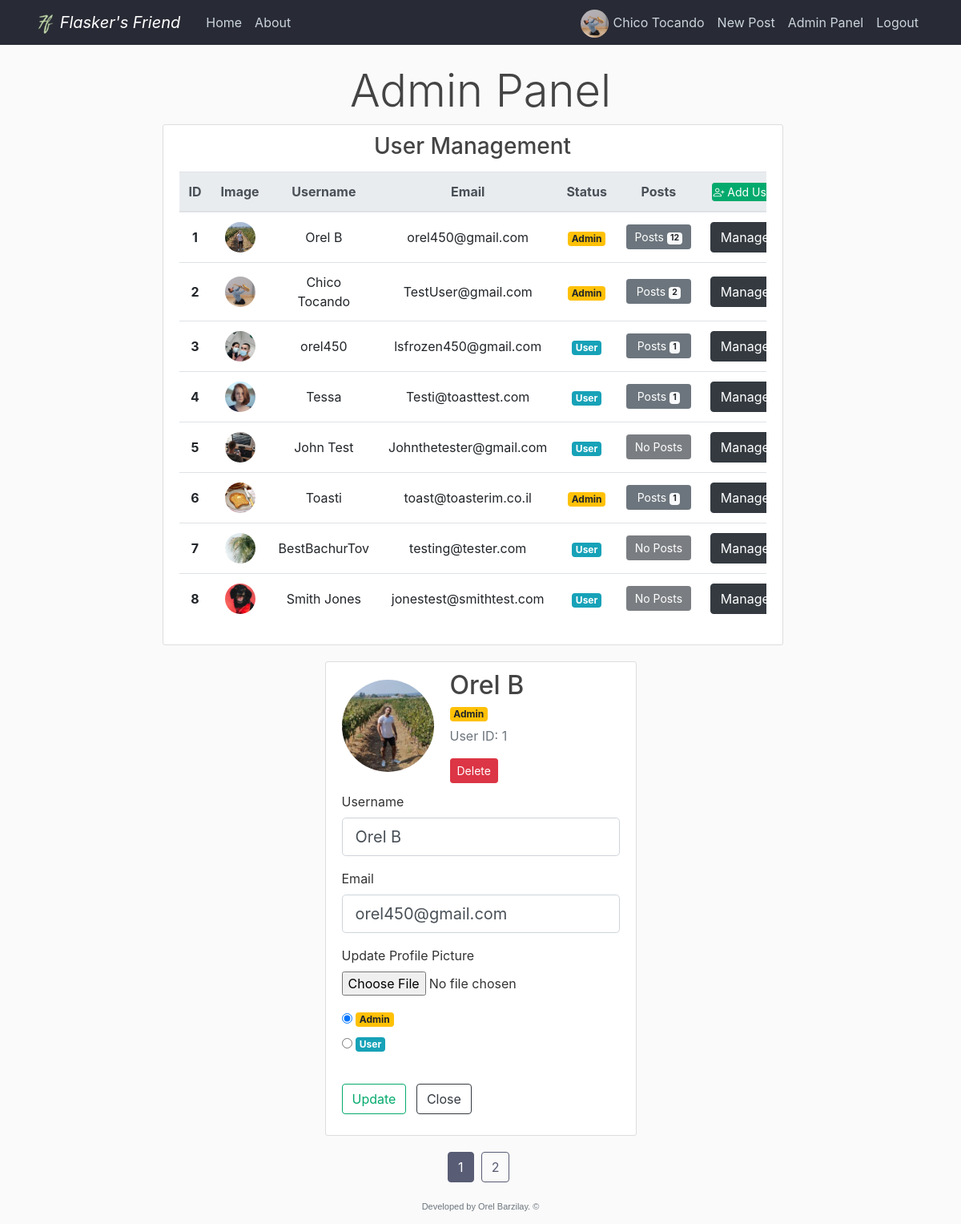
The app's page /panel/manage_user/1 (signed in), older data.
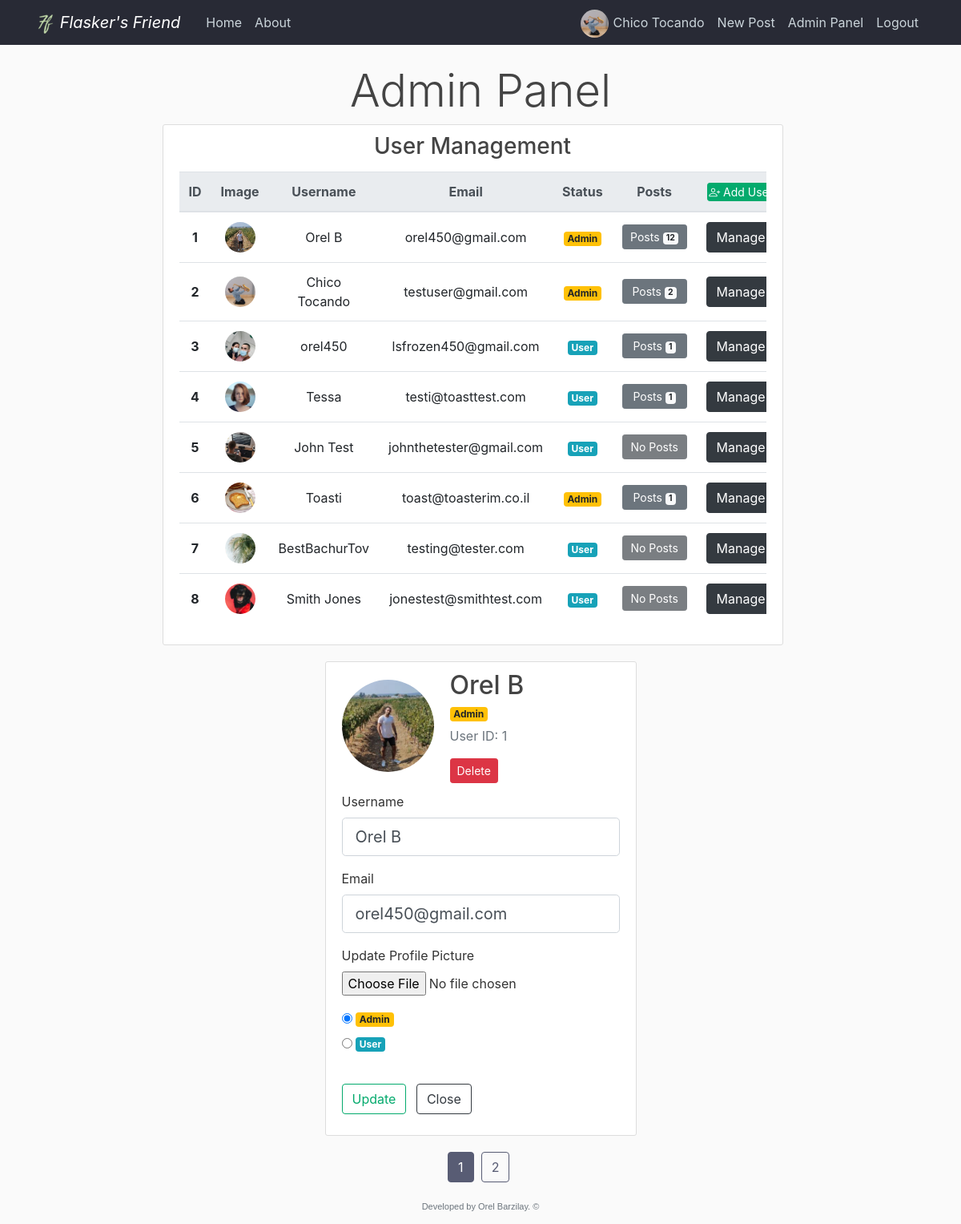
The same page, newer data.
### flaskblog/models.py (models this page shows, shortened)
class User(db.Model, UserMixin):
    id = db.Column(db.Integer, primary_key=True)
    username = db.Column(db.String(20), unique=True, nullable=False)
    email = db.Column(db.String(120), unique=True, nullable=False)
    image_file = db.Column(db.String(20), nullable=False, default='default.jpg')
    password = db.Column(db.String(60), nullable=False)
    admin = db.Column(db.Integer, nullable=False, default=0)  # Self Added
    posts = db.relationship('Post', backref='author', lazy=True)  # Here we refer the post class
    liked = db.relationship('PostLike', foreign_keys='PostLike.user_id', backref='user', lazy='dynamic')
    disliked = db.relationship('PostDislike', foreign_keys='PostDislike.user_id', backref='user', lazy='dynamic')
    saved = db.relationship('PostSave', foreign_keys='PostSave.user_id', backref='user', lazy='dynamic')

### flaskblog/admin/routes.py (the view)
@admin.route("/panel/manage_user/<int:user_id>", methods=['GET', 'POST'])
@admin_auth
def manage_user(user_id):
    page = request.args.get('page', 1, type=int)
    user = User.query.get_or_404(user_id)
    form = ManageUserForm(user)
    users = User.query.filter_by(id=User.id).paginate(page=page, per_page=users_per_page)
    if form.validate_on_submit():
        if form.picture.data:
            picture_file = save_user_picture(user, form.picture.data)
            user.image_file = picture_file
        user.username = form.username.data
        user.email = form.email.data.lower()
        if form.admin.data == 'Admin':
            user.admin = True
        elif form.admin.data == 'User' and user != current_user:
            if user.id != 1:
                user.admin = False
            else:
                flash("You cannot change the founder's status!", 'danger')
                return redirect(url_for('admin.admin_panel', page=page))
        else:
            flash('You cannot change your own status!', 'danger')
            return redirect(url_for('admin.admin_panel', page=page))
        db.session.commit()
        flash('This account has been updated!', 'success')
        return redirect(url_for('admin.admin_panel', page=page))
    elif request.method == 'GET':
        form.username.data = user.username
        form.email.data = user.email
        if user.admin:
            form.admin.data = 'Admin'
        else:
            form.admin.data = 'User'
    image_file = url_for('static', filename=f'profile_pics/{user.image_file}')
    return render_template('admin/manage_user.html', title='Admin Panel', user=user, users=users,
                           image_file=image_file, per_page=users_per_page, form=form, Post=Post())

### flaskblog/admin/forms.py (shortened to what this page needs)
class ManageUserForm(FlaskForm):
    username = StringField('Username', validators=[DataRequired(), Length(min=2, max=20)])
    email = StringField('Email', validators=[DataRequired(), Email()])
    picture = FileField('Update Profile Picture', validators=[FileAllowed(['jpg', 'png'])])
    admin = RadioField('Admin', choices=['Admin', 'User'])
    submit = SubmitField('Update')
    def __init__(self, user):  # Passing the user attr from view to form
        super().__init__()
        self.user = user

### flaskblog/admin/utils.py (called while the page is built)
def admin_auth(func):
    @wraps(func)
    @login_required
    def wrapper(*args, **kwargs):
        if current_user.admin:
            return func(*args, **kwargs)
        return abort(403)
    return wrapper

### flaskblog/models.py (called while the page is built)
@login_manager.user_loader
def load_user(user_id):
    return User.query.get(int(user_id))

### flaskblog/templates/admin/manage_user.html (shortened to what this page needs)
{% extends "admin/admin_panel.html" %}
{% block sidebar %}
<div class="content-section">
    <form method="POST" action="" enctype="multipart/form-data">
        <fieldset class="form-group">
          <div class="media">
            <img class="rounded-circle user-manager-account-img text-center" src="{{ image_file }}">
            <div class="media-body">
              <h2 class="account-heading">{{ user.username }}</h2>
              {% if user.admin %}
                <span class="badge badge-warning align-top">Admin</span>
              {% else %}
                <span class="badge badge-info align-top">User</span>
              {% endif %}
              <p class="text-secondary">User ID: {{ user.id }}</p>
              <button type="button" class="btn btn-danger btn-sm" data-toggle="modal" data-target="#deleteModal">Delete</button>
            </div>
          </div>
            <div class="form-group">
                {{ form.username.label(class="form-control-label") }}
                {% if form.username.errors %}
                    {{ form.username(class="form-control form-control-lg is-invalid") }}
                    <div class="invalid-feedback">
                        {% for error in form.username.errors %}
                            <span>{{ error }}</span>
                        {% endfor %}
                    </div>
                {% else %}
                    {{ form.username(class="form-control form-control-lg") }}
                {% endif %}
            </div>
            <div class="form-group">
                {{ form.email.label(class="form-control-label") }}
                {% if form.email.errors %}
                    {{ form.email(class="form-control form-control-lg is-invalid") }}
                    <div class="invalid-feedback">
                        {% for error in form.email.errors %}
                            <span>{{ error }}</span>
                        {% endfor %}
                    </div>
                {% else %}
                    {{ form.email(class="form-control form-control-lg") }}
                {% endif %}
            </div>
            <div class="form-group">
                {{ form.picture.label() }}
                {{ form.picture(class="form-control-file") }}
            </div>
            <div class="form-group">
                {% for choice in form.admin %}
                  {{ choice(class="user-manager-rbtn-align") }}
                  {% if choice.data == 'Admin' %}
                    {{ choice.label(class="badge badge-warning") }}
                  {% elif choice.data == 'User' %}
                    {{ choice.label(class="badge badge-info") }}
                  {% endif %}
                  <br>
                {% endfor %}
            </div>
        </fieldset>
        <div class="form-group">
          {{ form.submit(class="btn btn-outline-emerald") }}
          {% set current_page = request.args.get('page') %}
          <a type="submit" class="btn btn-outline-dark ml-2" href="{{ url_for('admin.admin_panel', page=current_page) }}">Close</a>
        </div>
    </form>
</div>
{% endblock sidebar %}

### flaskblog/templates/admin/admin_panel.html (shortened to what this page needs)
{% extends "layout.html" %}
{% block heading %}
  <h1 class="display-4 text-center">Admin Panel</h1>
{% endblock %}
{% block main_container %}
    <main role="main" class="container col-lg-10">
      <div class="row main-container">
{% endblock %}
{% block sidebox %}
  <div class="col-md-8 table-box">
{% endblock sidebox %}
{% block content %}
<div class="content section">
  <div class="panel panel-default content-section">
    <div class="panel-heading">
        <h3 class="text-center">User Management</h3>
    </div>
    {% set current_page = request.args.get('page') %}
    <div class="table-responsive">
      <table class="table table-hover user-manager-table-mt">
        <thead class="thead-light">
          <tr>
            <th scope="col" class="text-center">ID</th>
            <th scope="col" class="text-center">Image</th>
            <th scope="col" class="text-center">Username</th>
            <th scope="col" class="text-center">Email</th>
            <th scope="col" class="text-center">Status</th>
            <th scope="col" class="text-center">Posts</th>
            <th scope="col" class="text-center">
              <a type="button" class="btn btn-emerald btn-xs" href="{{ url_for('admin.add_user', page=current_page) }}"><i class="bi bi-person-plus"></i> Add User</a>
            </th>
          </tr>
        </thead>
        <tbody>
        {% for user in users.items %}
          <tr>
            <th scope="row" class="text-center align-middle">{{ user.id }}</th>
            <td class="text-center align-middle">
              <img class="rounded-circle table-account-img" src="{{ url_for('static', filename='profile_pics/' + user.image_file) }}">
            </td>
            <td class="text-center align-middle">{{ user.username }}</td>
            <td class="text-center align-middle">{{ user.email }}</td>
            <td class="text-center align-middle">
              {% if user.admin %}
                <span class="badge badge-warning">Admin</span>
              {% else %}
                <span class="badge badge-info">User</span>
              {% endif %}
            </td>
            <td class="text-center align-middle">
              {% set user_post_count = Post.query.filter_by(user_id=user.id).count() %}
              {% if user_post_count == 0 %}
                <button type="button" class="btn btn-dark btn-sm btn-block" disabled>No Posts</button>
              {% else %}
                <a type="button" class="btn btn-secondary btn-sm btn-block align-middle" style="width: 81px;" href="{{ url_for('users.user_posts', username=user.username) }}">
                  Posts <span class="badge badge-light">{{ user_post_count }}</span>
                </a>
              {% endif %}
            <td class="text-center align-middle">
              <a type="button" class="btn btn-dark align-middle" href="{{ url_for('admin.manage_user', page=current_page, user_id=user.id) }}">Manage</a>
            </td>
          </tr>
        {% endfor %}
        </tbody>
      </table>
    </div>
  </div>
</div>
{% endblock content %}
  {% block pagination %}
    {% if users.query.all()|length > per_page %}
      {% for page_num in users.iter_pages(left_edge=1, right_edge=1, left_current=1, right_current=2) %}
        {% if page_num %}
          {% if users.page == page_num %}
            <a class="btn btn-theme mb-4" href="{{ url_for('admin.admin_panel', page=page_num) }}">{{ page_num }}</a>&nbsp
          {% else %}
            <a class="btn btn-outline-theme mb-4" href="{{ url_for('admin.admin_panel', page=page_num) }}">{{ page_num }}</a>&nbsp
          {% endif %}
        {% else %}
          ...
        {% endif %}
      {% endfor %}
    {% endif %}
  {% endblock pagination %}

### flaskblog/templates/layout.html (shortened to what this page needs)
<!DOCTYPE html>
<html lang="en">
<head>
    <link rel="stylesheet" href="https://stackpath.bootstrapcdn.com/bootstrap/4.3.1/css/bootstrap.min.css">
    <link rel="stylesheet" type="text/css" href="{{ url_for('static', filename='main.css') }}">
    <link rel="stylesheet" href="https://cdn.jsdelivr.net/npm/bootstrap-icons@1.5.0/font/bootstrap-icons.css">
</head>
<body>
  <div class="content">
    <header class="site-header">
      <nav class="navbar navbar-expand-md navbar-dark bg-steel fixed-top">
        <div class="container">
          <a class="navbar-brand mr-4 font-italic" href="/">
            <img src="{{ url_for('static', filename='logo_24x24.png') }}" style="height: 24px;">
            Flasker's Friend
          </a>
          <div class="collapse navbar-collapse" id="navbarToggle">
            <div class="navbar-nav mr-auto">
              <a class="nav-item nav-link" href="{{ url_for('main.home') }}">Home</a>
              <a class="nav-item nav-link" href="{{ url_for('main.about') }}">About</a>
            </div>
            <div class="navbar-nav">
              {% if current_user.is_authenticated and current_user.admin == 1 %}
                <a class="nav-item nav-link" style="padding-bottom: 0; padding-top: 4px;" href="{{ url_for('users.account') }}">
                  <img class="rounded-circle navbar-account-img my-auto" src="{{ url_for('static', filename='profile_pics/' + current_user.image_file) }}">
                  {{ current_user.username }}
                </a>
                <a class="nav-item nav-link" href="{{ url_for('posts.new_post') }}">New Post</a>
                <a class="nav-item nav-link" href="{{ url_for('admin.admin_panel') }}">Admin Panel</a>
                <a class="nav-item nav-link" href="{{ url_for('users.logout') }}">Logout</a>
              {% else %}
                <a class="nav-item nav-link" href="{{ url_for('users.login') }}">Login</a>
                <a class="nav-item nav-link" href="{{ url_for('users.register') }}">Register</a>
              {% endif %}
            </div>
          </div>
        </div>
      </nav>
    </header>
    {% block heading %}{% endblock %}
    {% block main_container %}{% endblock main_container %}
        {% block sidebox %}{% endblock sidebox %}
          {% block content %}{% endblock content %}
        </div>
        {% block sidebar %}{% endblock sidebar %}
      <div class="container" style="">
          <div class="pagination-container">
            {% block pagination %}{% endblock pagination%}
          </div>
      </div>
    </main>
  </div>
    <footer class="footer">
      <p class="site-footer text-muted text-center">Developed by Orel Barzilay. &copy;</p>
    </footer>
</body>
</html>

### flaskblog/static/main.css (style rules this page uses)
html, body { height: 95.8%; }
.content { flex: 1 0 auto; }
body { background: #fafafa; color: #333333; margin-top: 5rem; display: flex; flex-direction: column; }
h1, h2, h3, h4, h5, h6 { color: #444444; }
.bg-steel { background-color: #282a35; }
.site-header .navbar-nav .nav-link { color: #cbd5db; }
.content-section { background: #ffffff; padding: 10px 20px; border: 1px solid #dddddd; border-radius: 3px; margin-bottom: 20px; }
.table-account-img { object-fit: cover; height: 38px; width: 38px; }
.user-manager-account-img { object-fit: cover; height: 115px; width: 115px; margin-right: 20px; margin-bottom: 25px; margin-top: 12px; }
.navbar-account-img { object-fit: cover; margin-right: 1px; height: 35px; width: 35px; }
.table-box { max-width: 775px; margin-inline-end: 20px; padding: 0; }
.user-manager-table-mt { margin-top: 6px; }
.user-manager-rbtn-align { vertical-align: -1px; }
.btn-xs { width: 83.5px; padding: 0rem 0rem; font-size: .875rem; line-height: 1.5; border-radius: .2rem; vertical-align: baseline; }
.main-container { justify-content: center; }
.btn-theme { color: #fff; background-color: #585c74; border-color: #585c74; }
.btn-outline-theme { color: #585c74; border-color: #585c74; }
.btn-emerald { color: #fff; background-color: #04AA6D; border-color: #04AA6D; }
.btn-outline-emerald { color: #04AA6D; border-color: #04AA6D; }
.pagination-container { width: fit-content; margin: 0 auto; }
.footer { flex-shrink: 0; }
.site-footer { font: normal 11px arial,Calibri,Verdana,Geneva,sans-serif; }

Row changes from the older to the newer data that the page shows:
changed User "Chico Tocando": email "TestUser@gmail.com" → "testuser@gmail.com"
changed User "Tessa": email "Testi@toasttest.com" → "testi@toasttest.com"
changed User "John Test": email "Johnthetester@gmail.com" → "johnthetester@gmail.com"
